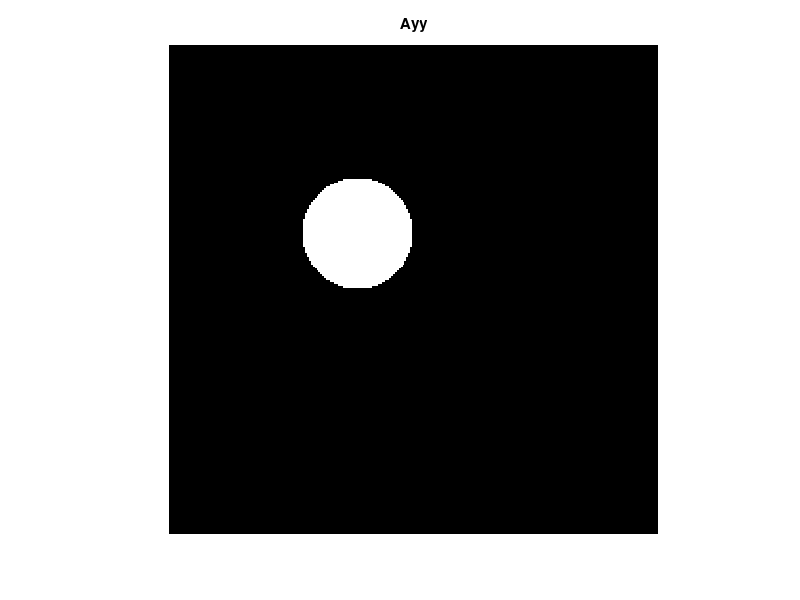
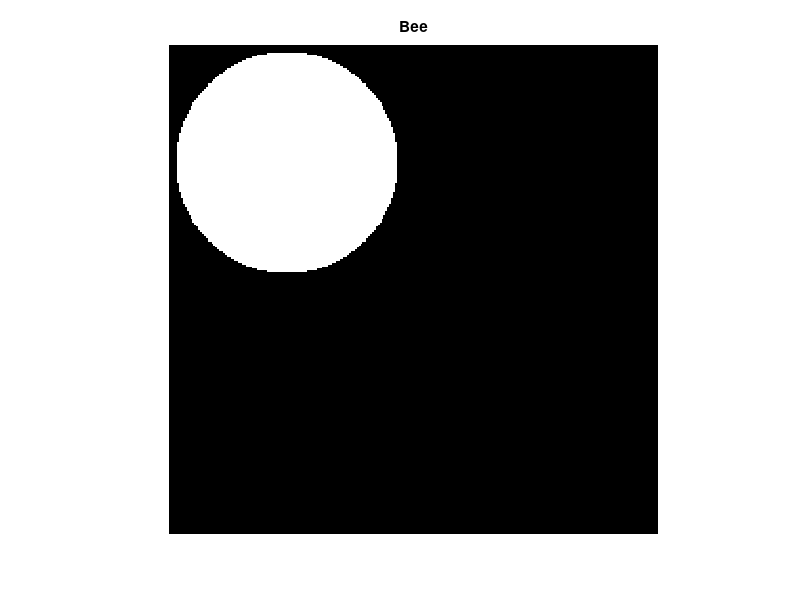
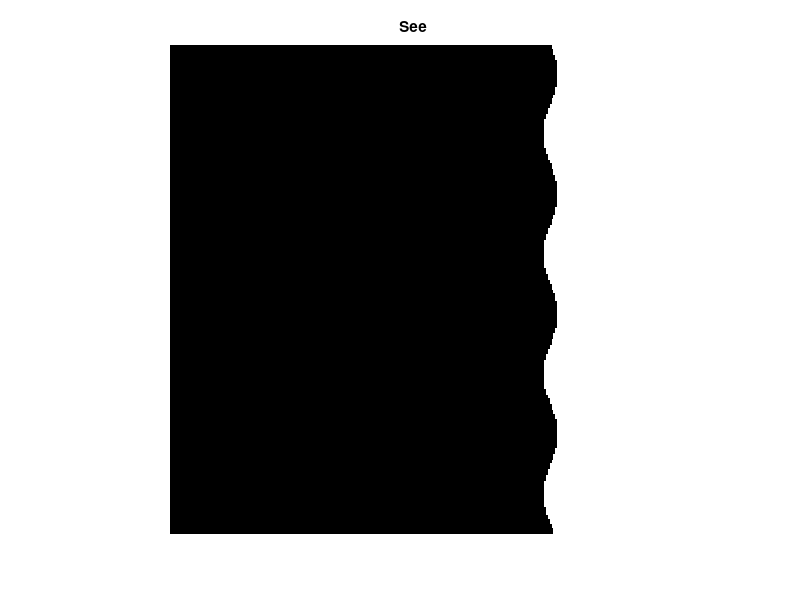
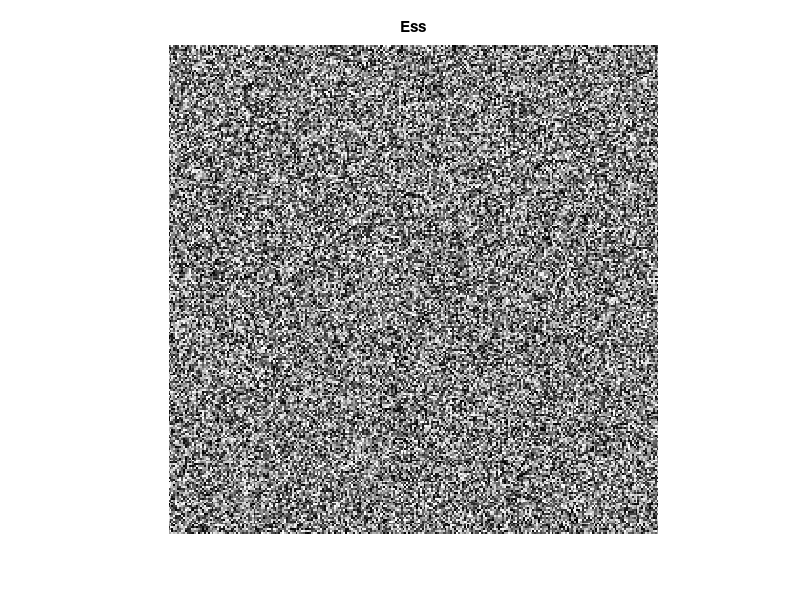

These charts were generated, in order, by the following MATLAB code: (Note: this script raises an error after producing the figures.)
%Ridwan Hussain - CatLab Assignment #3
%This homework was far more reasonable but I struggled uncessarily on
%question number 3 (mostly due to my lack of how MatLab works), but
%question #2 was a lot of fun and most people agree with that. 

clear; clc; close all;

%% Space Between
Aold = reshape(exp(0:63), 8, []).';
Aold(3:6, 3:6) = zeros(4,4);
geMean = geomean(Aold(Aold>0));

bigSin = sin(linspace(0, 5, 100).*linspace(-5, 0, 100).');
bestMid = min(abs(bigSin(:) - 0.5));
[xvar, yvar] = find(abs (bigSin - 0.5) == bestMid );

fun = @(x,y) exp(-(1-x.*y).^2) - 0.25*sqrt(x.^2+y.^2);
dommy = -10:0.05:10;
fullvol = fun(dommy, dommy.');
positivity = sum(fullvol(fullvol>0))*0.05^2;

%% I Need a Vacation
domain = 1:256;
a_entry = @(a, b) sqrt( (a-99).^2 + (b-99).^2 );
A = (a_entry(domain, domain.')) < 29;
figure;
imshow(A);
title("Ayy");
b_entry = @(a, b) sqrt( (a-62).^2 + (b-62).^2 );
B = (b_entry(domain, domain.')) < 58;
figure;
imshow(B);
title("Bee");
c_entry = @(a,b) a - 4 * sin(b/10);
C = (c_entry(domain, domain.')) > 200;
figure;
imshow(C);
title("See");
S = rand(256, 256, 3);
S(:, :, [2,3]) = [];
figure;
imshow(S);
title("Ess");
M = A & ~B;
figure;
imshow(M);
title("Emm");
Z = C.*S + M;
figure;
imshow(Z)
title("Zee");

%% My Sinc is Broken
y = @(x) sinc(x);
x = -2*pi:0.05*pi:2*pi;
derivative = deriv(y(x), x);
antiderivative = antideriv(y(x), x);
[y_extrema, x_extrema] = extrema(y(x), x);
[y_inflections, x_inflections] = inflections(y(x), x);
figure;
plot(x, y(x), x, antiderivative, x, derivative, ... 
    x_extrema, y_extrema, 'r*', x_inflections, y_inflections, 'bo');
title("Plotting the Fun Sinc");

%% Functions
function answer = deriv(y, x)
    answer = [0 diff(y)./diff(x)];
end
function answer = antideriv(y, x)
    answer = cumtrapz(x, y);
end
function answer = switchsign(x) 
    %One if current index is a different sign from previous index, 0
    %otherwise
    signx = sign(x);
    intermediate = [0 signx(1:end-1)];
    answer = (abs(sign(x) - intermediate) == 2);
end
function [answer, x] = extrema(y, x) 
    %Find these values using 1st and 2nd derivative test
    %Return y and x values as vectors
    ssi = switchsign(y);
    answer = deriv(y, x) .* ssi;
    x = x .* ssi;
end
function [answer, x] = inflections(y,x)
    %Find these values using 1st and 2nd derivative test
    %Return y and x values as vectors
    ssi = switchsign(deriv(deriv(y, x), x));
    answer = deriv(deriv(y,x), x) .* ssi;
    x = x .* ssi;
end